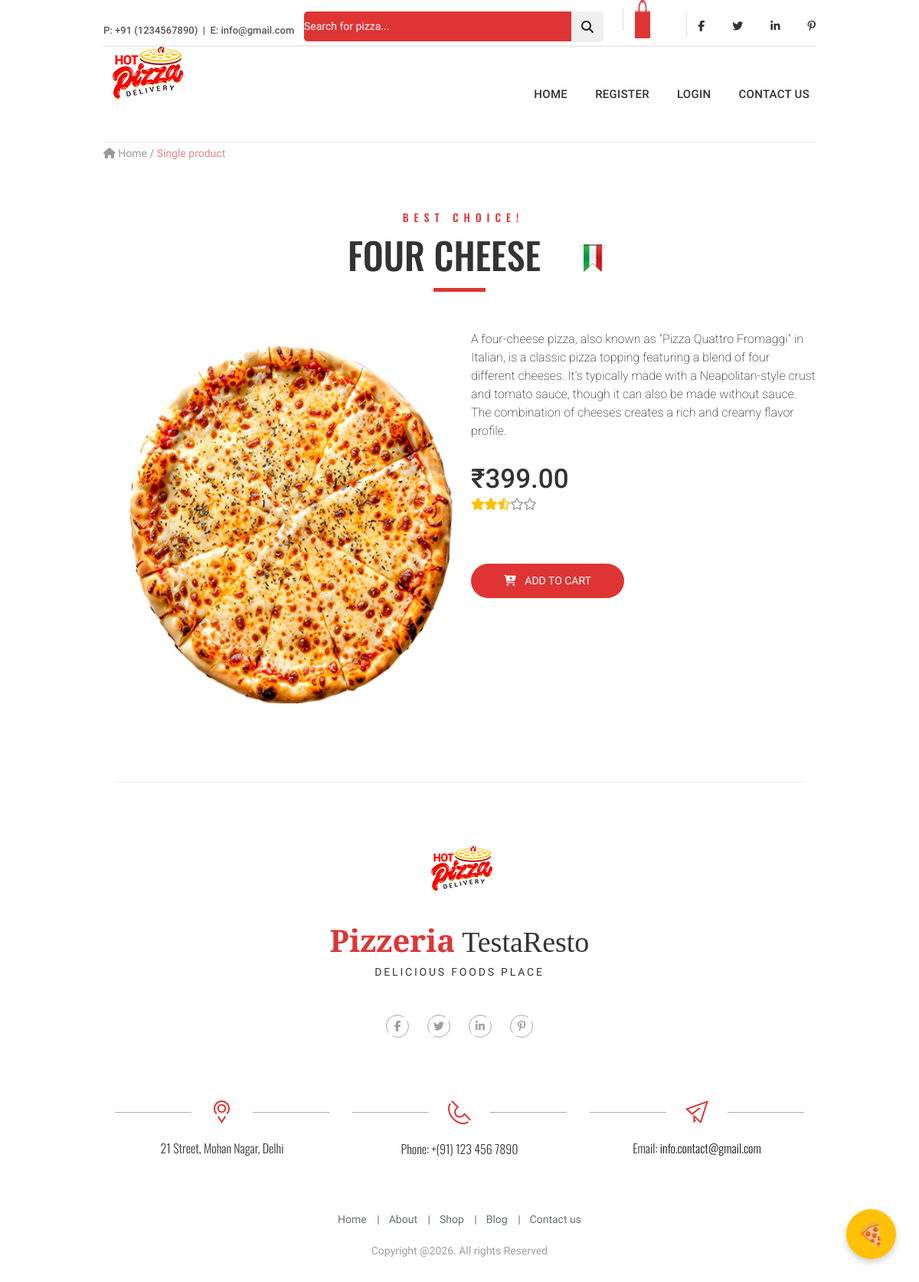
The app's page /product/2 with its own data.
### product/models.py (models this page shows, shortened)
class Product(models.Model):
    name = models.CharField(max_length=100,unique=True)
    slug = models.SlugField(max_length=100,unique=True)
    short_description = models.TextField(max_length=300,blank=True)
    description = models.TextField(blank=True)
    category = models.ForeignKey(Category,on_delete=models.CASCADE)
    image = models.ImageField(upload_to='products',blank=True)
    price = models.DecimalField(max_digits=10,decimal_places=2,default='',blank=True,null=True)
    created = models.DateTimeField(auto_now_add=True)
    updated = models.DateTimeField(auto_now=True)
    class Meta:
        ordering = ('name',)
        verbose_name = 'product'
        verbose_name_plural = 'products'

### product/views.py (the view)
# urls.py: path('product/<int:pk>', views.product_detail,name="product_detail"),
def product_detail(request,pk):
    product_detail = get_object_or_404(Product,pk=pk)
    context = {
        'product_detail':product_detail,
    }
    return render(request,'product/product_detail.html',context)

### product/templates/product/product_detail.html
{% extends 'product/base.html' %}
{% load static %}
{% block content%}
 <div class="container">
        <div class="pizza_breadcrumb">
            <a href="{%url 'home'%}"><i class="fa fa-home"></i> Home</a> / <span>Single product</span>
        </div>
        <section class="shop_title">
            <div class="piz_title">
                <div class="small_title"><h3>best choice!</h3></div>
                <div class="big_title"><h1 class="shop_big_title">{{product_detail.name}}</h1><img src="{% static 'product/img/title_icon.png'%}"></div>
            </div>
            <div class="title_devider">
                <p class="line"></p>
            </div>
        </section>
        <section class="products top_margin_60-30">
            <div class="row big-bottom">
                <div class="col-md-12">
                    <div class="row">
                    <div class="col-md-6">
                        <div class="big_pizza">
                            <img src="{{product_detail.image.url}}" class="img-fluid">
                        </div>
                    </div>
                    <div class="col-md-6">
                        <div class="content_description">
                            <div class="small_description">
                                <p>{{product_detail.description}}</p>
                            </div>
                            <div class="price">
                                <h2>₹{{product_detail.price}}</h2>
                                <ul>
                                    <li><i class="fa fa-star"></i></li>
                                    <li><i class="fa fa-star"></i></li>
                                    <li><i class="fa fa-star-half-o"></i></li>
                                    <li class="gray"><i class="fa fa-star-o"></i></li>
                                    <li class="gray"><i class="fa fa-star-o"></i></li>
                                </ul>
                            </div>
                            <div class="shop_buttons">
                                <a href="{% url 'add_cart' product_detail.id %}">
                                <button type="button" class="btn btn-outline-primary"><i class="fa fa-cart-plus"></i> add to cart</button>
                            </a>
                            </div>
                        </div>
                    </div>
                    </div>
                </div>
            </div>
        </section>
{% endblock %}

### records on screen
Product: name "FOUR CHEESE", image (picture), description "A four-cheese pizza, also known as \"Pizza Quattro Fromaggi\" in Italian, is a classic pizza topping featuring a blend of four different cheeses. It's typically made with a Neapolitan-style crust and tomato sauce, though it can also be made without sauce. The combination of cheeses creates a rich and creamy flavor profile.", price "399.00"
